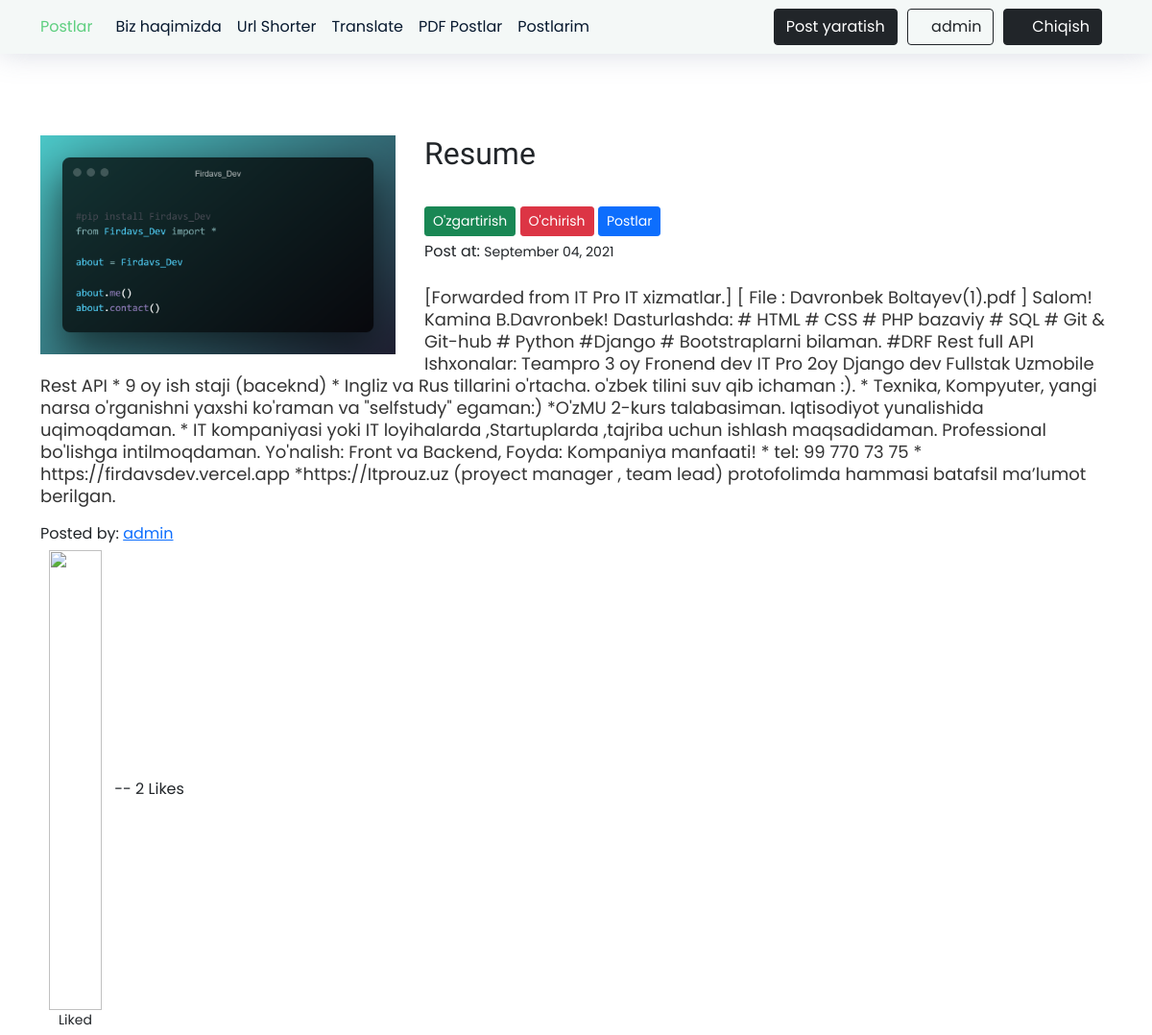
Before: /post/37/ (signed in) with the older database file.
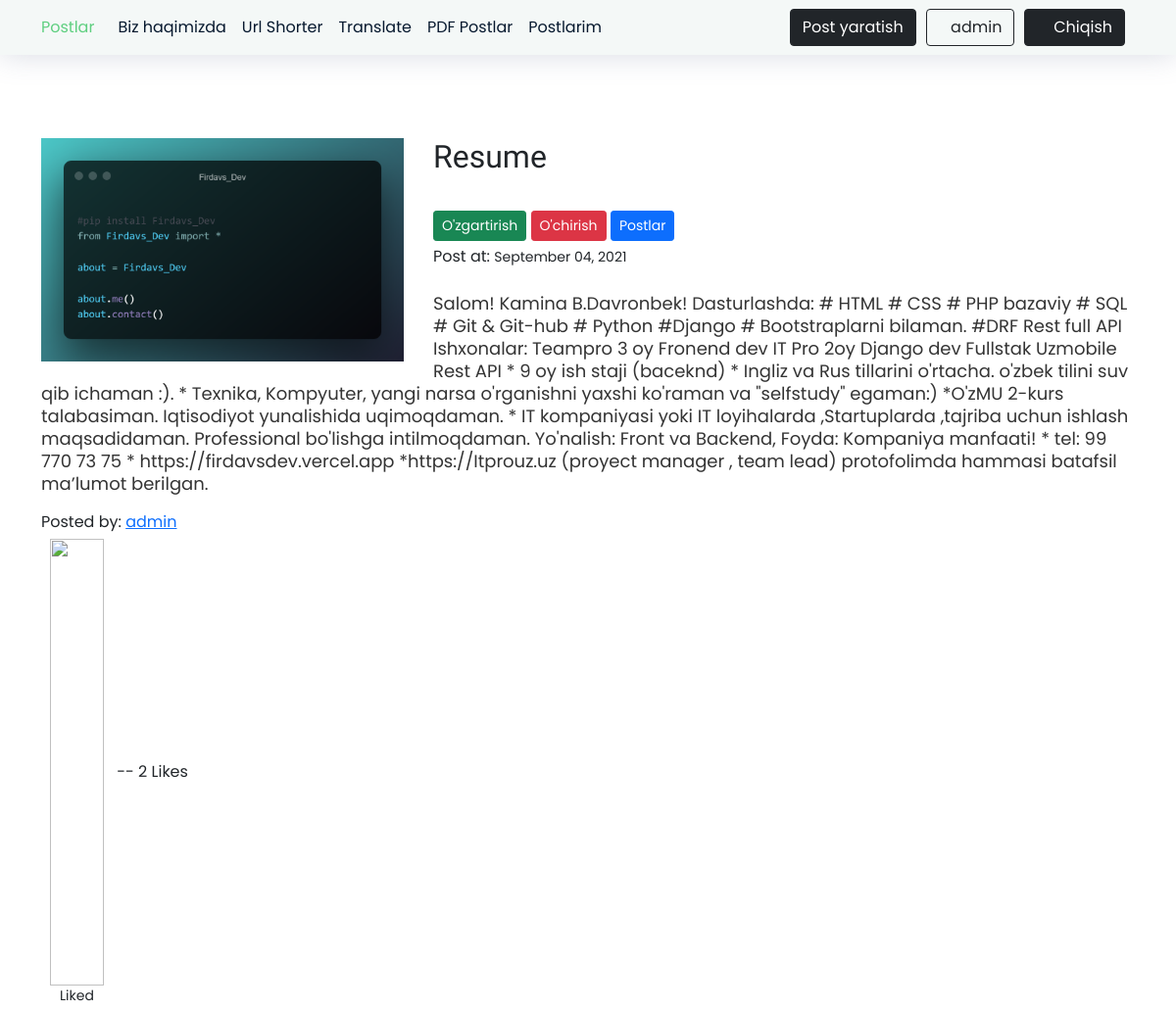
After: the same page with the newer database file.
### blog/models.py (models this page shows, shortened)
class Post(models.Model):
    image = models.ImageField(null=False, blank=False)
    title = models.CharField(max_length=50)
    content = models.TextField()
    date_posted = models.DateTimeField(default=timezone.now) #hozirgi vaqtni olamiz
    author = models.ForeignKey('auth.User',related_name='posts',on_delete=models.CASCADE) #agar ruyhatdan utgan insoni akkounti uchirilsa uning postlari ham uchib ketadi
    likes = models.ManyToManyField(User,related_name='blog_posts')
    def total_likes(self):
        return self.likes.count()

### blog/views.py (the view)
# urls.py: path('post/<int:pk>/', PostDetailView.as_view(), name='post-detail'),
class PostDetailView(DetailView):
    model = Post
    template_name = 'post_detail.html'
    def get_context_data(self,*args, **kwargs):
        context = super(PostDetailView,self).get_context_data(**kwargs)
        stuff = get_object_or_404(Post,id=self.kwargs['pk'])
        total_likes = stuff.total_likes()
        liked = False
        if stuff.likes.filter(id=self.request.user.id).exists():
            liked = True
        context['total_likes'] = total_likes
        context['liked'] = liked
        return context

### blog/templates/post_detail.html (shortened to what this page needs)
{% extends 'base.html' %}
{% load static %}
{% block content %}
<div class="single-blog-area margin-zero">
  <div class="container">
    <div class="row">
      <div class="col-lg-12 col-md-12 col-sm-12 mt40">
        <div class="single-blog-main">
          <div class="single-blog-picture">
            <a href="#"><img src="{{ object.image.url }}" alt="Blog"></a>
          </div>
          <h2>{{ object.title }}</h2>
          <br>
          {% if object.author == user %}
              <div>
                <a class="btn btn-success btn-sm mt-1 mb-1" href="{% url 'post-update' object.id %}">O'zgartirish</a>
                <a class="btn btn-danger btn-sm mt-1 mb-1" href="{% url 'post-delete' object.id %}">O'chirish</a>
                <a class="btn btn-primary btn-sm mt-1 mb-1" href="{% url 'blog-home' %}">Postlar</a>
              </div>
            {% endif %}
          Post at: <small>{{ object.date_posted|date:"F d, Y" }}</small><br>
          <br>
          <p>{{object.content  }}</p
        </div>
         Posted by: <a class="mr-2" href="{% url 'user-posts' post.author.username %}">{{ object.author }}</a>
              <form action="{% url 'like_post' post.pk %}" method="POST">
            {% if user.is_authenticated %}
              {% if liked %}
              <button type="submit" name="post_id" value="{{ post.id }}" class="btn  btn-sm" ><img src="https://img.icons8.com/fluency/15/000000/filled-like.png"/>Liked </button>
            {% else %}
            <button type="submit" name="post_id" value="{{ post.id }}" class="btn  btn-sm" ><img src="https://img.icons8.com/material-outlined/15/000000/filled-like.png"/> Like </button>
            {% endif %}
          {% else %}
        (<small><a href="{% url 'login' %}">Login</a> to like</small>)
        {% endif %}
        -- {{ total_likes }} Likes
          </form>
      </div>
    </div>
  </div>
</div>
{% endblock content %}

### blog/templates/base.html (shortened to what this page needs)
{% load static %}
<!DOCTYPE html>
<html lang="en">
    <head>
        <link rel="stylesheet" href="{% static 'assets/css/index.css' %}">
        <link href="https://cdn.jsdelivr.net/npm/bootstrap@5.0.2/dist/css/bootstrap.min.css" rel="stylesheet"
>
        <link href="{% static 'assets/vendor/bootstrap-icons/bootstrap-icons.css' %}" rel="stylesheet">
        <link href="{% static 'assets/vendor/boxicons/css/boxicons.min.css' %}" rel="stylesheet">
        <link rel="stylesheet" href="https://cdnjs.cloudflare.com/ajax/libs/font-awesome/5.15.3/css/all.min.css"/>
        <link rel="stylesheet" href="https://cdnjs.cloudflare.com/ajax/libs/animate.css/4.1.1/animate.min.css"/>
        <link href="https://unpkg.com/aos@2.3.1/dist/aos.css" rel="stylesheet">
        <link rel="stylesheet" href="{% static 'assets/css/blog-responsive.css' %}">
        <link rel="stylesheet" href="{% static 'assets/css/index.css' %}">
        <link rel="stylesheet" href="{% static 'assets/css/blog.css' %}">
        <link href="https://cdn.jsdelivr.net/npm/bootstrap@5.0.2/dist/css/bootstrap.min.css" rel="stylesheet"
>
        <link rel="stylesheet" href="{% static 'css/index.css' %}">
        <link href="https://cdn.jsdelivr.net/npm/bootstrap@5.0.2/dist/css/bootstrap.min.css" rel="stylesheet">
        <link href="{% static 'assets/vendor/bootstrap-icons/bootstrap-icons.css' %}" rel="stylesheet">
        <link href="{% static 'assets/vendor/boxicons/css/boxicons.min.css' %}" rel="stylesheet">
    </head>
<body>
<header>
        <nav class="navbar navbar-expand-lg nav-bar navbar-light sticky-top">
            <div class="container">
                <a class="nav-link active home-txt" aria-current="page" href="{% url 'blog-home' %}" style="padding: 8px 16px 8px 0;">Postlar</a>
                <div class="collapse navbar-collapse" id="navbarSupportedContent">
                    <ul class="navbar-nav me-auto mb-2 mb-lg-0">
                        <li class="nav-item">
                            <a class="nav-link clr-nav" href="{% url 'blog-about' %}">Biz haqimizda</a>
                        </li>
                        <li class="nav-item">
                            <a class="nav-link clr-nav" href="{% url 'url' %}">Url Shorter</a>
                        </li>
                        <li class="nav-item">
                            <a class="nav-link clr-nav" href="{% url 'tarjima' %}">Translate</a>
                        </li>
                        <li class="nav-item">
                            <a class="nav-link clr-nav" href="{% url 'post-pdf' %}">PDF Postlar</a>
                        </li>
                        {% if user.is_authenticated %}
                        <li class="nav-item">
                            <a class="nav-link clr-nav" href="{% url 'user-posts'  user.username %}">Postlarim</a>
                        </li>
                        {% endif %}
                    </ul>
                    {% if user.is_authenticated  %}
                        <form class="d-flex nav-btns-div">
                        <a class="btn btn-dark mr2 nav-btn-mt" href="{% url 'post-create' %}"> Post yaratish</a>
                            <a class="btn btn-outline-dark mr2" href="{% url 'profile' %}"><i class='bx bxs-user' ></i>{{ user.username }}</a>
                            <a class="btn btn-dark mr2 nav-btn-mt" href="{% url 'logout' %}"><i class='bx bx-log-out'></i> Chiqish</a>
                        </form>
                    {% else %}
                        <form class="d-flex"></form>
                            <a class="btn btn-outline-dark mr2" href="{% url 'rigester' %}"><i class='fas fa-user-plus'></i>  Ro'yxatdan o'tish</a>
                            <a class="btn btn-dark mr2 mt2" href="{% url 'login' %}"><i class='bx bx-log-in'></i>Kirish</a>
                        </form>
                    {% endif %}
                </div>
            </div>
        </nav>
    </header>
<main>
{% block content %}
{% endblock %}
</main>
</body>
</html>

### blog/static/assets/css/index.css (style rules this page uses)
* { margin: 0; padding: 0; font-family: 'Poppins', sans-serif; }
h1, h2, h3, h4, h5, h6 { font-family: "Raleway", sans-serif; }
a { color: #4154f1; text-decoration: none; }
html, body { height: 100%; }
.clr-nav { transition: 0.3s; color: #07192f !important; }
.nav-bar { background-color: #f4f8f7; box-shadow: 0 0 30px rgba(127, 137, 161, 0.3); }
.mr2 { text-decoration: none !important; margin-right: 10px; }
ul li a { text-decoration: none; }

### blog/static/assets/css/blog.css (style rules this page uses)
a { text-decoration: none; }
.single-blog-area { margin-top: 85px; margin-bottom: 50px; }
.single-blog-picture { float: left; margin-right: 30px; width: 370px; margin-bottom: 15px; }
.single-blog-main img { width: 100%; }
.single-blog-main h2 { margin-top: 0; }
.single-blog-main p { color: #343434; font-size: 18px; line-height: 23px; }
.mt40 { margin-top: 40px; }

### blog/static/css/index.css (style rules this page uses)
* { margin: 0; padding: 0; box-sizing: border-box; }
body, input { font-family: "Poppins", sans-serif; }
.nav-bar { background-color: #f4f8f7; box-shadow: 0 0 30px rgb(127 137 161 / 30%); }

### blog/templates/base.html (style rules this page uses)
html, body { height: 100%; }
body { display: flex; flex-direction: column; }
main { flex-grow: 1; }
.home-txt { color: #5fcf80 !important; }

Changed rows visible on the page:
changed Post "Resume": content "[Forwarded from IT Pro IT xizmatlar.] [ File : Davronbek Boltayev(1).pdf ] Salom! Kamina B.Davronbek! Dasturlashda:…" → "Salom! Kamina B.Davronbek! Dasturlashda:…"
